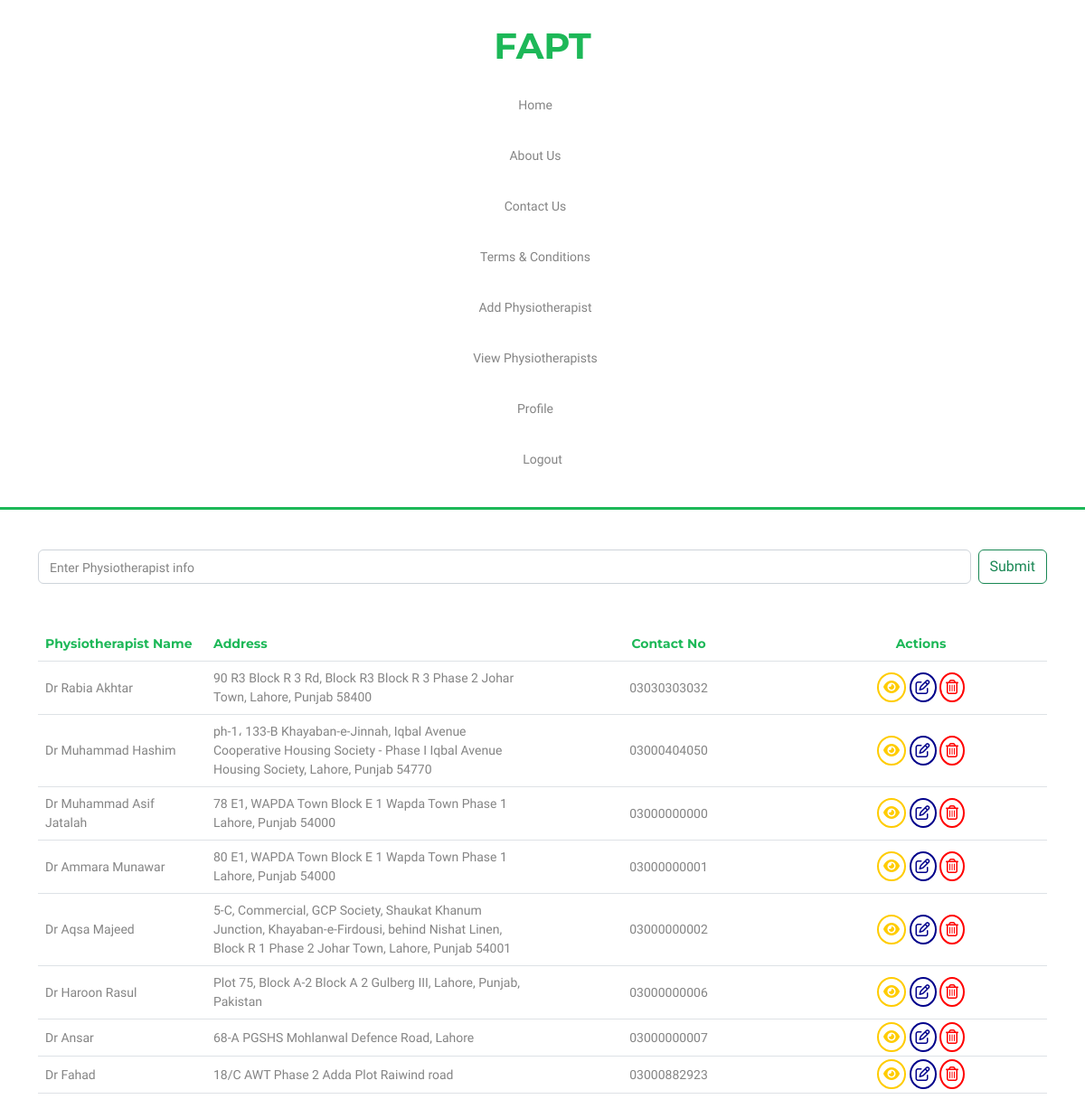
Screenshot of /AdminPanel/admin-view-therapist.php (signed in) with the database file from the repository.
### tables this page shows
CREATE TABLE `physiotherapist` (
  `Physio_id` int(11) NOT NULL,
  `Physio_name` varchar(255) NOT NULL,
  `Physio_address` varchar(255) NOT NULL,
  `Physio_email` varchar(255) NOT NULL,
  `Physio_gender` varchar(255) NOT NULL,
  `Physio_qualification` varchar(255) NOT NULL,
  `Physio_experience` varchar(255) NOT NULL,
  `Physio_password` varchar(255) NOT NULL,
  `Physio_phone` varchar(255) NOT NULL,
  `Physio_rating` int(2) NOT NULL
);

### AdminPanel/admin-view-therapist.php (the view, shortened to what this page needs)
<!DOCTYPE html>
<html lang="en">
<head>
    <link href="https://cdn.jsdelivr.net/npm/bootstrap@5.2.0/dist/css/bootstrap.min.css" rel="stylesheet">
    <link rel="stylesheet" href="./adminstyle/main.css">
</head>
<body>
<nav>
        <div class="container">
            <div class="row">
                <div class="col-12 col-xxl-2">
                    <div class="navigation-logo text-center text-xxl-start">
                        <h1 class="logo">FAPT</h1>
                    </div>
                </div>
                <div class="col-12 col-xxl-10">
                    <div class="nav-select">
                        <div class="navigation-menu text-center text-xxl-center mt-xl-2 mt-0">
                            <a href="./index.php" class="me-0 me-xl-3">Home</a>
                            <a href="./admin-aboutus.php" class="me-0 me-xl-3">About Us</a>
                            <a href="./admin-contactus.php" class=" me-0 me-xl-3">Contact Us</a>
                            <a href="./admin-terms&condition.php" class="me-0 me-xl-3">Terms & Conditions</a>
                            <a href="./add-therapist.php" class="me-0 me-xl-3">Add Physiotherapist</a>
                            <a href="./admin-view-therapist.php" class="me-0 me-xl-3">View Physiotherapists</a>
                            <a href="./admin-profile.php" class="me-0 me-xl-3">Profile</a>
                            <a href="./admin-logout.php">Logout</a>
                        </div>
                    </div>
                </div>
            </div>
        </div>
    </nav>
    <section class="view-therapist">
        <div class="container">
            <div class="row">
                <div class="col-12">
                    <form class="d-flex mt-4" role="search">
                        <input class="form-control me-2" name = "search" placeholder="Enter Physiotherapist info" aria-label="Search">
                        <input type="submit" class="btn btn-outline-success" name = "save">
                      </form>
                    <table class="table mt-5">
                        <tr class="col-12">
                            <th class="table-head col-2 col-xxl-2">Physiotherapist Name</th>
                            <th class="table-head col-4 col-xxl-4">Address</th>
                            <th class="table-head col-3 col-xxl-3 text-center">Contact No</th>
                            <th class="table-head col-3 col-xxl-3 text-start text-md-center">Actions</th>
                        </tr>
                        <?php
                            include("../db/conn.php");
                            $condition = '';
                            $physioResult = mysqli_query($con, "SELECT * FROM `physiotherapist` WHERE 1 ".$condition."");
                        ?>
                        <?php while($row = mysqli_fetch_array($physioResult)){ ?>
                        <tr>
                            <td class="align-middle"><?php echo $row['Physio_name']; ?></td>
                            <td class="align-middle"><?php echo $row['Physio_address']; ?></td>
                            <td class="text-center align-middle"><?php echo $row['Physio_phone']; ?></td>
                            <td class="text-center actions align-middle">
                                <a href="./view-therapist.php?view=<?php echo $row['Physio_id']; ?>" title= "View" class="view-rec"> <i class="fa-solid fa-eye"></i></a>
                                <a href="./edit-therapist.php?edit=<?php echo $row['Physio_id']; ?>" title= "Edit" class="edt-rec"> <i class="fa-regular fa-pen-to-square"></i></a>
                                <a href="./delete-therapist.php?del=<?php echo $row['Physio_id']; ?>" title= "Delete" class="del-rec"><i class="fa-regular fa-trash-can"></i></a>
                            </td>
                        </tr>
                        <?php } ?>
                    </table>
                </div>
            </div>
        </div>
    </section>
</body>
</html>

### AdminPanel/adminstyle/main.css (style rules this page uses)
nav { padding: 27px 0px; background-color: white; border-bottom: 3px solid rgb(29, 184, 88); }
nav .navigation-logo .logo { font-size: 40px; font-weight: bold; color: rgb(29, 184, 88); font-family: 'Montserrat', sans-serif; }
nav .navigation-menu a { font-size: 14px; padding: 15px 10px; text-decoration: none; font-family: 'Work Sans', sans-serif; color: #6d6c6cd6; }
@media (max-width: 1200px) { nav .navigation-menu { display: flex; flex-direction: column; gap: 5px; } }
.view-therapist { padding: 20px 10px 20px 10px; width: 100%; }
.table { width: auto; }
.table-head { color: rgb(29, 184, 88); font-family: 'Montserrat', sans-serif; font-size: 14px; }
.form-control::placeholder { color: #6d6c6cd6; font-family: 'Work Sans', sans-serif; font-size: 14px; }
.btn-outline-success { font-family: 'Work Sans', sans-serif; font-size: 16px; }
td { color: #6d6c6cd6; font-family: 'Work Sans', sans-serif; font-size: 14px; }

### AdminPanel/admin-view-therapist.php (style rules this page uses)
.del-rec { background-color: none; color: red; font-family: 'Work Sans', sans-serif; font-size: 20px; border: 2px solid red; padding: 8px; border-radius: 100%; }
.edt-rec { color: darkblue; font-family: 'Work Sans', sans-serif; font-size: 20px; border: 2px solid darkblue; padding: 8px; border-radius: 100%; }
.view-rec { color: #FFCC00; font-family: 'Work Sans', sans-serif; font-size: 20px; border: 2px solid #FFCC00; padding: 8px; border-radius: 100%; }
@media (max-width: 1400px) { .edt-rec { padding: 5px; font-size: 16px; } }
@media (max-width: 1400px) { .del-rec { padding: 5px; font-size: 16px; } }
@media (max-width: 1400px) { .view-rec { padding: 5px; font-size: 16px; } }

### rows the page displays
physiotherapist: Physio_name "Dr Rabia Akhtar", Physio_address "90 R3 Block R 3 Rd, Block R3 Block R 3 Phase 2 Johar Town, Lahore, Punjab 58400", Physio_phone "03030303032"
physiotherapist: Physio_name "Dr Muhammad Hashim", Physio_address "ph-1، 133-B Khayaban-e-Jinnah, Iqbal Avenue Cooperative Housing Society - Phase I Iqbal Avenue Housing Society, Lahore, Punjab 54770", Physio_phone "03000404050"
physiotherapist: Physio_name "Dr Muhammad Asif Jatalah", Physio_address "78 E1, WAPDA Town Block E 1 Wapda Town Phase 1 Lahore, Punjab 54000", Physio_phone "03000000000"
physiotherapist: Physio_name "Dr Ammara Munawar", Physio_address "80 E1, WAPDA Town Block E 1 Wapda Town Phase 1 Lahore, Punjab 54000", Physio_phone "03000000001"
physiotherapist: Physio_name "Dr Aqsa Majeed", Physio_address "5-C, Commercial, GCP Society, Shaukat Khanum Junction, Khayaban-e-Firdousi, behind Nishat Linen, Block R 1 Phase 2 Johar Town, Lahore, Punjab 54001", Physio_phone "03000000002"
physiotherapist: Physio_name "Dr Haroon Rasul", Physio_address "Plot 75, Block A-2 Block A 2 Gulberg III, Lahore, Punjab, Pakistan", Physio_phone "03000000006"
physiotherapist: Physio_name "Dr Ansar", Physio_address "68-A PGSHS Mohlanwal Defence Road, Lahore", Physio_phone "03000000007"
physiotherapist: Physio_name "Dr Fahad", Physio_address "18/C AWT Phase 2 Adda Plot Raiwind road", Physio_phone "03000882923"
